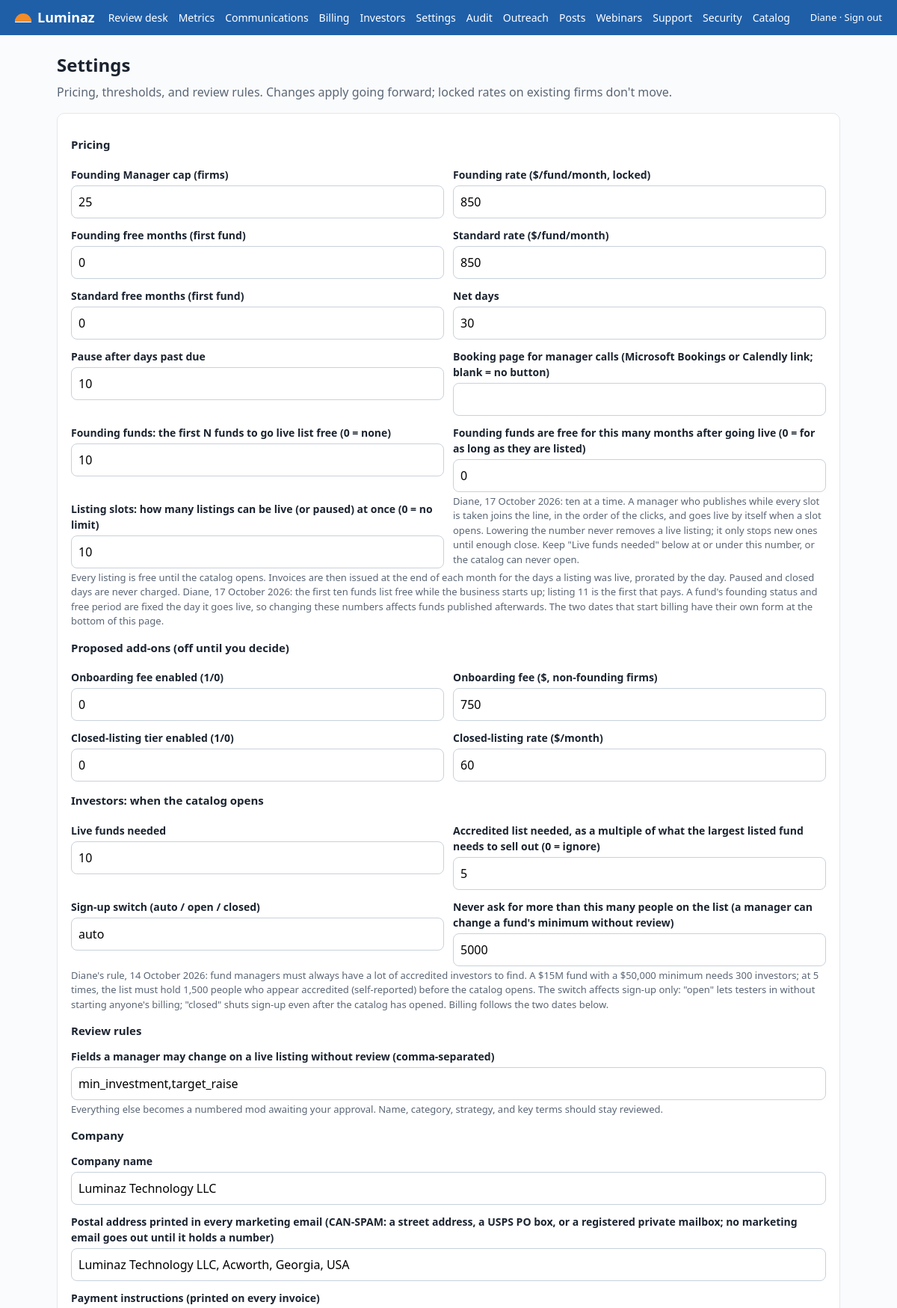
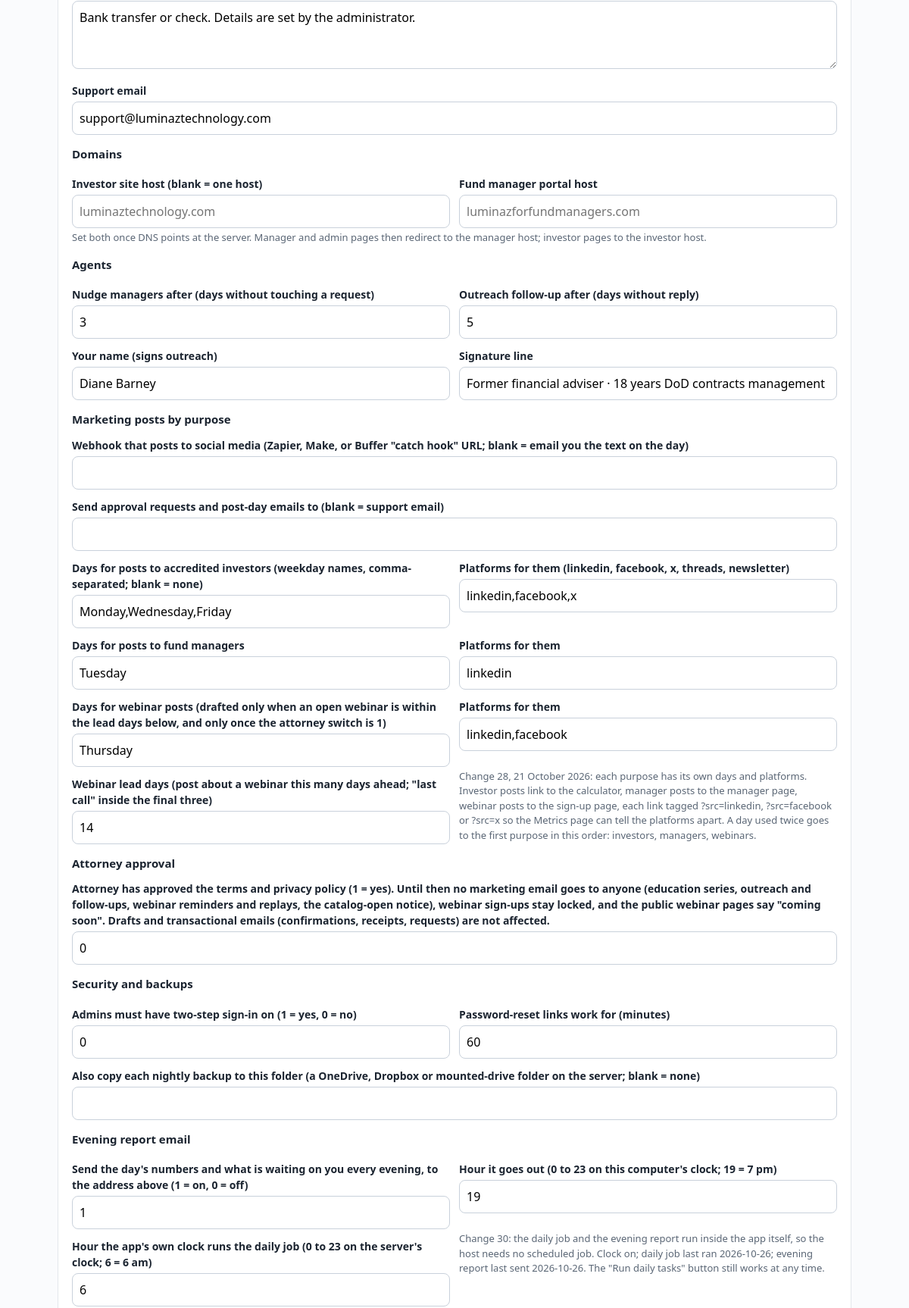
The app's page /admin/settings (signed in, upper part) with its own data (2 pictures, top to bottom).
### tables this page shows
CREATE TABLE users (
  id INTEGER PRIMARY KEY,
  email TEXT UNIQUE NOT NULL,
  password_hash TEXT NOT NULL,
  role TEXT NOT NULL CHECK(role IN ('investor','manager','admin')),
  name TEXT NOT NULL DEFAULT '',
  email_confirmed INTEGER NOT NULL DEFAULT 0,
  confirm_token TEXT,
  accreditation_basis TEXT,
  accreditation_attested_at TEXT,
  totp_secret TEXT,
  totp_enabled INTEGER NOT NULL DEFAULT 0,
  recovery_codes TEXT,
  created_at TEXT NOT NULL,
  last_login TEXT
, marketing_opt_in INTEGER NOT NULL DEFAULT 1, unsub_token TEXT, consent_at TEXT, consent_text TEXT, paused_at TEXT, reset_token TEXT, reset_sent_at TEXT);

CREATE TABLE settings (
  key TEXT PRIMARY KEY,
  value TEXT NOT NULL
);

### luminaz/admin.py (the view, shortened to what this page needs)
@bp.route("/settings", methods=("GET", "POST"))
@login_required("admin")
def settings():
    vals = {k: setting(k, v) for k, v in DEFAULT_SETTINGS.items()}
    from . import clock
    return render_template("admin/settings.html", vals=vals, clock=clock.status())

### luminaz/templates/admin/settings.html (shortened to what this page needs)
{% extends "base.html" %}{% block title %}Settings{% endblock %}{% block content %}<h1>Settings</h1><p class="sub">Pricing, thresholds, and review rules. Changes apply going forward; locked rates on existing firms don't move.</p>
<form class="stack card" method="post">
<h3>Pricing</h3><div class="row"><div><label>Founding Manager cap (firms)</label><input name="founding_manager_cap" value="{{ vals.founding_manager_cap }}"></div><div><label>Founding rate ($/fund/month, locked)</label><input name="founding_rate" value="{{ vals.founding_rate }}"></div></div>
<div class="row"><div><label>Founding free months (first fund)</label><input name="founding_free_months" value="{{ vals.founding_free_months }}"></div><div><label>Standard rate ($/fund/month)</label><input name="standard_rate" value="{{ vals.standard_rate }}"></div></div>
<div class="row"><div><label>Standard free months (first fund)</label><input name="standard_free_months" value="{{ vals.standard_free_months }}"></div><div><label>Net days</label><input name="net_days" value="{{ vals.net_days }}"></div></div>
<div class="row"><div><label>Pause after days past due</label><input name="pause_after_days_past_due" value="{{ vals.pause_after_days_past_due }}"></div><div><label>Booking page for manager calls (Microsoft Bookings or Calendly link; blank = no button)</label><input name="booking_url" value="{{ vals.booking_url }}"></div></div>
<div class="row"><div><label>Founding funds: the first N funds to go live list free (0 = none)</label><input name="founding_free_funds" value="{{ vals.founding_free_funds }}"></div><div><label>Founding funds are free for this many months after going live (0 = for as long as they are listed)</label><input name="founding_fund_free_months" value="{{ vals.founding_fund_free_months }}"></div></div>
<div class="row"><div><label>Listing slots: how many listings can be live (or paused) at once (0 = no limit)</label><input name="live_listing_slots" value="{{ vals.live_listing_slots }}"></div><div class="hint">Diane, 17 October 2026: ten at a time. A manager who publishes while every slot is taken joins the line, in the order of the clicks, and goes live by itself when a slot opens. Lowering the number never removes a live listing; it only stops new ones until enough close. Keep "Live funds needed" below at or under this number, or the catalog can never open.</div></div>
<div class="hint">Every listing is free until the catalog opens. Invoices are then issued at the end of each month for the days a listing was live, prorated by the day. Paused and closed days are never charged. Diane, 17 October 2026: the first ten funds list free while the business starts up; listing 11 is the first that pays. A fund's founding status and free period are fixed the day it goes live, so changing these numbers affects funds published afterwards. The two dates that start billing have their own form at the bottom of this page.</div>
<h3>Proposed add-ons (off until you decide)</h3><div class="row"><div><label>Onboarding fee enabled (1/0)</label><input name="onboarding_fee_enabled" value="{{ vals.onboarding_fee_enabled }}"></div><div><label>Onboarding fee ($, non-founding firms)</label><input name="onboarding_fee" value="{{ vals.onboarding_fee }}"></div></div>
<div class="row"><div><label>Closed-listing tier enabled (1/0)</label><input name="closed_tier_enabled" value="{{ vals.closed_tier_enabled }}"></div><div><label>Closed-listing rate ($/month)</label><input name="closed_tier_rate" value="{{ vals.closed_tier_rate }}"></div></div>
<h3>Investors: when the catalog opens</h3><div class="row"><div><label>Live funds needed</label><input name="investor_signup_threshold" value="{{ vals.investor_signup_threshold }}"></div><div><label>Accredited list needed, as a multiple of what the largest listed fund needs to sell out (0 = ignore)</label><input name="investor_multiple" value="{{ vals.investor_multiple }}"></div></div>
<div class="row"><div><label>Sign-up switch (auto / open / closed)</label><input name="investor_signup_open" value="{{ vals.investor_signup_open }}"></div><div><label>Never ask for more than this many people on the list (a manager can change a fund's minimum without review)</label><input name="investor_list_cap" value="{{ vals.investor_list_cap }}"></div></div>
<div class="hint">Diane's rule, 14 October 2026: fund managers must always have a lot of accredited investors to find. A $15M fund with a $50,000 minimum needs 300 investors; at 5 times, the list must hold 1,500 people who appear accredited (self-reported) before the catalog opens. The switch affects sign-up only: "open" lets testers in without starting anyone's billing; "closed" shuts sign-up even after the catalog has opened. Billing follows the two dates below.</div>
<h3>Review rules</h3><label>Fields a manager may change on a live listing without review (comma-separated)</label><input name="auto_approve_fields" value="{{ vals.auto_approve_fields }}"><div class="hint">Everything else becomes a numbered mod awaiting your approval. Name, category, strategy, and key terms should stay reviewed.</div>
<h3>Company</h3><label>Company name</label><input name="company_name" value="{{ vals.company_name }}"><label>Postal address printed in every marketing email (CAN-SPAM: a street address, a USPS PO box, or a registered private mailbox; no marketing email goes out until it holds a number)</label><input name="postal_address" value="{{ vals.postal_address }}"><label>Payment instructions (printed on every invoice)</label><textarea name="payment_instructions">{{ vals.payment_instructions }}</textarea><label>Support email</label><input name="support_email" value="{{ vals.support_email }}">
<h3>Domains</h3><div class="row"><div><label>Investor site host (blank = one host)</label><input name="investor_host" value="{{ vals.investor_host }}" placeholder="luminaztechnology.com"></div><div><label>Fund manager portal host</label><input name="manager_host" value="{{ vals.manager_host }}" placeholder="luminazforfundmanagers.com"></div></div><div class="hint">Set both once DNS points at the server. Manager and admin pages then redirect to the manager host; investor pages to the investor host.</div>
<h3>Agents</h3><div class="row"><div><label>Nudge managers after (days without touching a request)</label><input name="request_nudge_days" value="{{ vals.request_nudge_days }}"></div><div><label>Outreach follow-up after (days without reply)</label><input name="outreach_followup_days" value="{{ vals.outreach_followup_days }}"></div></div>
<div class="row"><div><label>Your name (signs outreach)</label><input name="founder_name" value="{{ vals.founder_name }}"></div><div><label>Signature line</label><input name="founder_signature" value="{{ vals.founder_signature }}"></div></div>
<h3>Marketing posts by purpose</h3><label>Webhook that posts to social media (Zapier, Make, or Buffer "catch hook" URL; blank = email you the text on the day)</label><input name="post_webhook_url" value="{{ vals.post_webhook_url }}"><label>Send approval requests and post-day emails to (blank = support email)</label><input name="post_notify_email" value="{{ vals.post_notify_email }}">
<div class="row"><div><label>Days for posts to accredited investors (weekday names, comma-separated; blank = none)</label><input name="post_days_investors" value="{{ vals.post_days_investors }}"></div><div><label>Platforms for them (linkedin, facebook, x, threads, newsletter)</label><input name="post_platforms_investors" value="{{ vals.post_platforms_investors }}"></div></div>
<div class="row"><div><label>Days for posts to fund managers</label><input name="post_days_managers" value="{{ vals.post_days_managers }}"></div><div><label>Platforms for them</label><input name="post_platforms_managers" value="{{ vals.post_platforms_managers }}"></div></div>
<div class="row"><div><label>Days for webinar posts (drafted only when an open webinar is within the lead days below, and only once the attorney switch is 1)</label><input name="post_days_webinars" value="{{ vals.post_days_webinars }}"></div><div><label>Platforms for them</label><input name="post_platforms_webinars" value="{{ vals.post_platforms_webinars }}"></div></div>
<div class="row"><div><label>Webinar lead days (post about a webinar this many days ahead; "last call" inside the final three)</label><input name="post_webinar_lead_days" value="{{ vals.post_webinar_lead_days }}"></div><div class="hint">Change 28, 21 October 2026: each purpose has its own days and platforms. Investor posts link to the calculator, manager posts to the manager page, webinar posts to the sign-up page, each link tagged ?src=linkedin, ?src=facebook or ?src=x so the Metrics page can tell the platforms apart. A day used twice goes to the first purpose in this order: investors, managers, webinars.</div></div>
<h3>Attorney approval</h3><label>Attorney has approved the terms and privacy policy (1 = yes). Until then no marketing email goes to anyone (education series, outreach and follow-ups, webinar reminders and replays, the catalog-open notice), webinar sign-ups stay locked, and the public webinar pages say "coming soon". Drafts and transactional emails (confirmations, receipts, requests) are not affected.</label><input name="attorney_approved" value="{{ vals.attorney_approved }}">
<h3>Security and backups</h3><div class="row"><div><label>Admins must have two-step sign-in on (1 = yes, 0 = no)</label><input name="require_admin_2fa" value="{{ vals.require_admin_2fa }}"></div><div><label>Password-reset links work for (minutes)</label><input name="reset_link_minutes" value="{{ vals.reset_link_minutes }}"></div></div>
<label>Also copy each nightly backup to this folder (a OneDrive, Dropbox or mounted-drive folder on the server; blank = none)</label><input name="backup_copy_dir" value="{{ vals.backup_copy_dir }}">
<h3>Evening report email</h3><div class="row"><div><label>Send the day's numbers and what is waiting on you every evening, to the address above (1 = on, 0 = off)</label><input name="daily_summary" value="{{ vals.daily_summary }}"></div><div><label>Hour it goes out (0 to 23 on this computer's clock; 19 = 7 pm)</label><input name="daily_summary_hour" value="{{ vals.daily_summary_hour }}"></div></div>
<div class="row"><div><label>Hour the app's own clock runs the daily job (0 to 23 on the server's clock; 6 = 6 am)</label><input name="daily_job_hour" value="{{ vals.daily_job_hour }}"></div><div class="hint">Change 30: the daily job and the evening report run inside the app itself, so the host needs no scheduled job. Clock {{ "on" if clock.on else "off (LUMINAZ_CLOCK=0)" }}; daily job last ran {{ clock.daily }}; evening report last sent {{ clock.report }}. The "Run daily tasks" button still works at any time.</div></div>
<p><button class="btn">Save settings</button></p></form>
{% endblock %}

### luminaz/templates/base.html (shortened to what this page needs)
<!doctype html><html lang="en"><head><meta charset="utf-8"><meta name="viewport" content="width=device-width,initial-scale=1">
<link rel="stylesheet" href="{{ url_for('static', filename='style.css') }}">
</head><body>
{% set manager_side = request.path.startswith('/managers') or (g.user and g.user.role == 'manager') %}
<header class="top">
  <a class="brand" href="{{ url_for('manager.landing') if manager_side else url_for('investor.home') }}"><span class="sun"></span> Luminaz{% if manager_side %} <span class="brand-sub">for Fund Managers</span>{% endif %}</a>
  <nav>
    {% if g.user and g.user.role == 'admin' %}
      <a href="{{ url_for('admin.queue') }}">Review desk</a><a href="{{ url_for('admin.metrics_page') }}">Metrics</a><a href="{{ url_for('admin.communications') }}">Communications</a><a href="{{ url_for('admin.billing_page') }}">Billing</a><a href="{{ url_for('admin.investors') }}">Investors</a><a href="{{ url_for('admin.settings') }}">Settings</a><a href="{{ url_for('admin.audit_log') }}">Audit</a><a href="{{ url_for('admin.outreach') }}">Outreach</a><a href="{{ url_for('admin.marketing') }}">Posts</a><a href="{{ url_for('webinars.admin_index') }}">Webinars</a><a href="{{ url_for('admin.support_tickets') }}">Support</a><a href="{{ url_for('auth.security') }}">Security</a><a href="{{ url_for('investor.catalog') }}">Catalog</a>
    {% elif g.user %}
      <a href="{{ url_for('investor.catalog') }}">Funds</a><a href="{{ url_for('investor.me') }}">My funds</a><a href="{{ url_for('investor.learn') }}">Learn</a>
    {% else %}
      <a href="{{ url_for('investor.calculator') }}">Am I accredited?</a><a href="{{ url_for('investor.learn') }}">Learn</a><a href="{{ url_for('webinars.index') }}">Webinars</a><a href="{{ url_for('investor.about') }}">About</a><a href="{{ url_for('manager.landing') }}">For fund managers</a>
    {% endif %}
  </nav>
  <div class="right">{% if g.user %}{{ g.user.name or g.user.email }} · <a href="{{ url_for('auth.logout') }}">Sign out</a>{% else %}<a href="{{ url_for('auth.login') }}">Sign in</a>{% endif %}</div>
</header>
<main class="{% block mainclass %}{% endblock %}">
{% block content %}{% endblock %}
</main>
</body></html>

### records on screen
users: user "Diane"
settings: founding_manager_cap "25"
settings: founding_rate "850"
settings: standard_rate "850"
settings: net_days "30"
settings: pause_after_days_past_due "10"
settings: founding_free_funds "10"
settings: live_listing_slots "10"
settings: onboarding_fee "750"
settings: closed_tier_rate "60"
settings: investor_signup_threshold "10"
settings: investor_signup_open "auto"
settings: investor_list_cap "5000"
settings: auto_approve_fields "min_investment,target_raise"
settings: company_name "Luminaz Technology LLC"
settings: postal_address "Luminaz Technology LLC, Acworth, Georgia, USA"
settings: payment_instructions "Bank transfer or check. Details are set by the administrator."
settings: support_email "support@luminaztechnology.com"
settings: founder_name "Diane Barney"
settings: founder_signature "Former financial adviser · 18 years DoD contracts management"
settings: post_days_investors "Monday,Wednesday,Friday"
settings: post_platforms_investors "linkedin,facebook,x"
settings: post_days_managers "Tuesday"
settings: post_platforms_managers "linkedin"
settings: post_days_webinars "Thursday"
settings: post_platforms_webinars "linkedin,facebook"
settings: post_webinar_lead_days "14"
settings: reset_link_minutes "60"
settings: daily_summary_hour "19"
settings: daily "2026-10-26"
settings: report "2026-10-26"

### other values on screen
{{ "on" if clock.on else "off (LUMINAZ_CLOCK=0)" }} "on"
